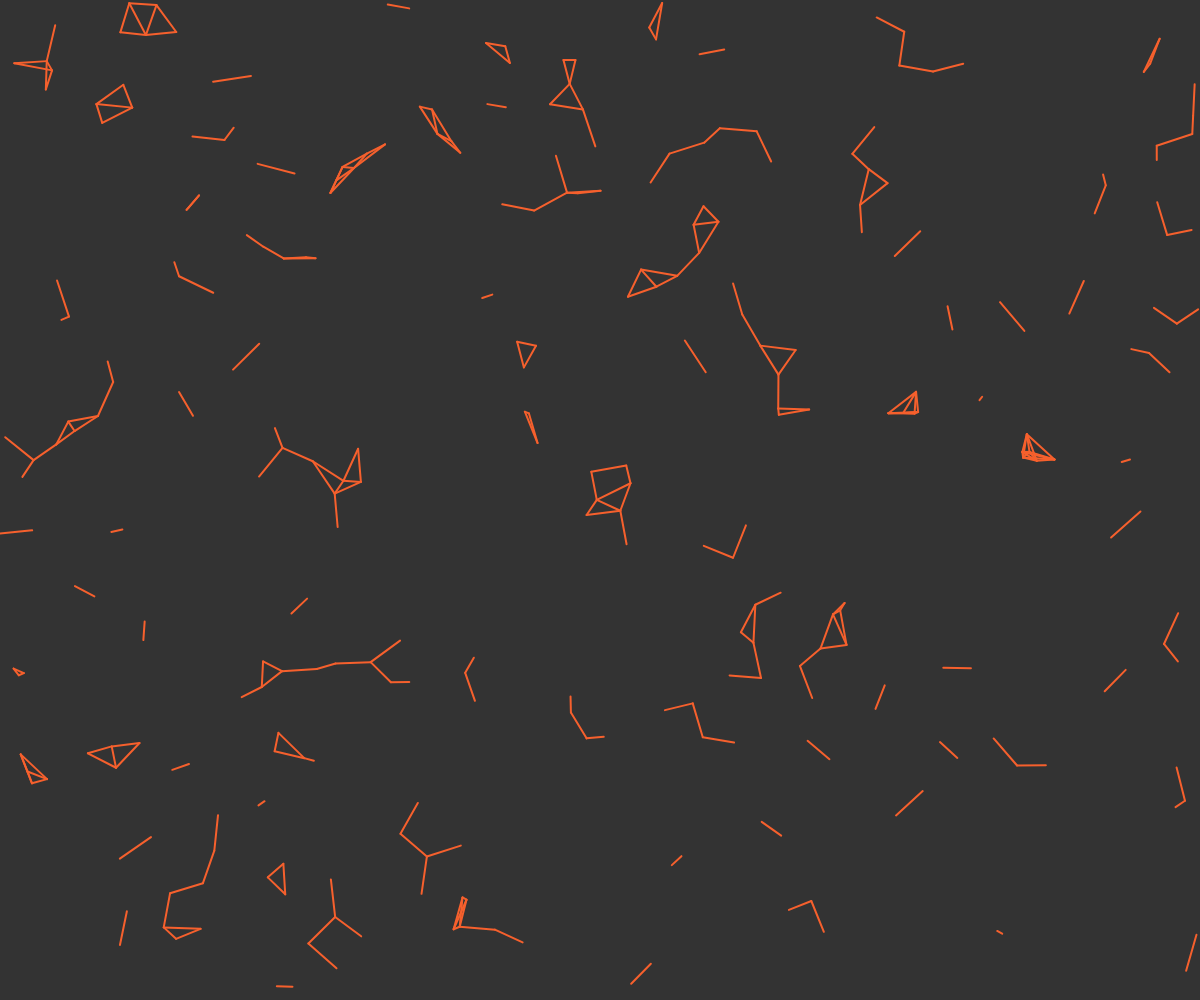
Frame 1 (no input)
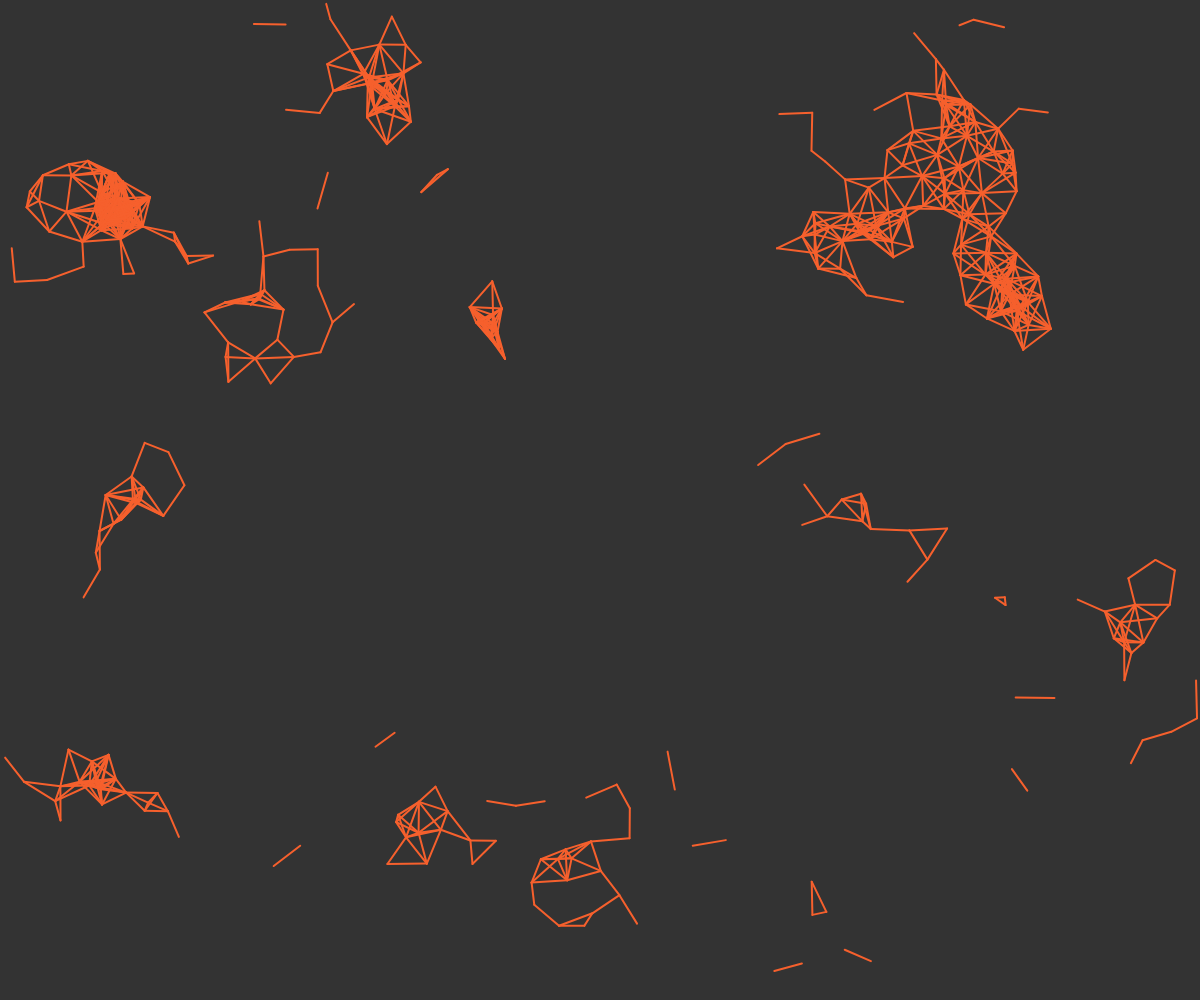
Frame 60 (no input)
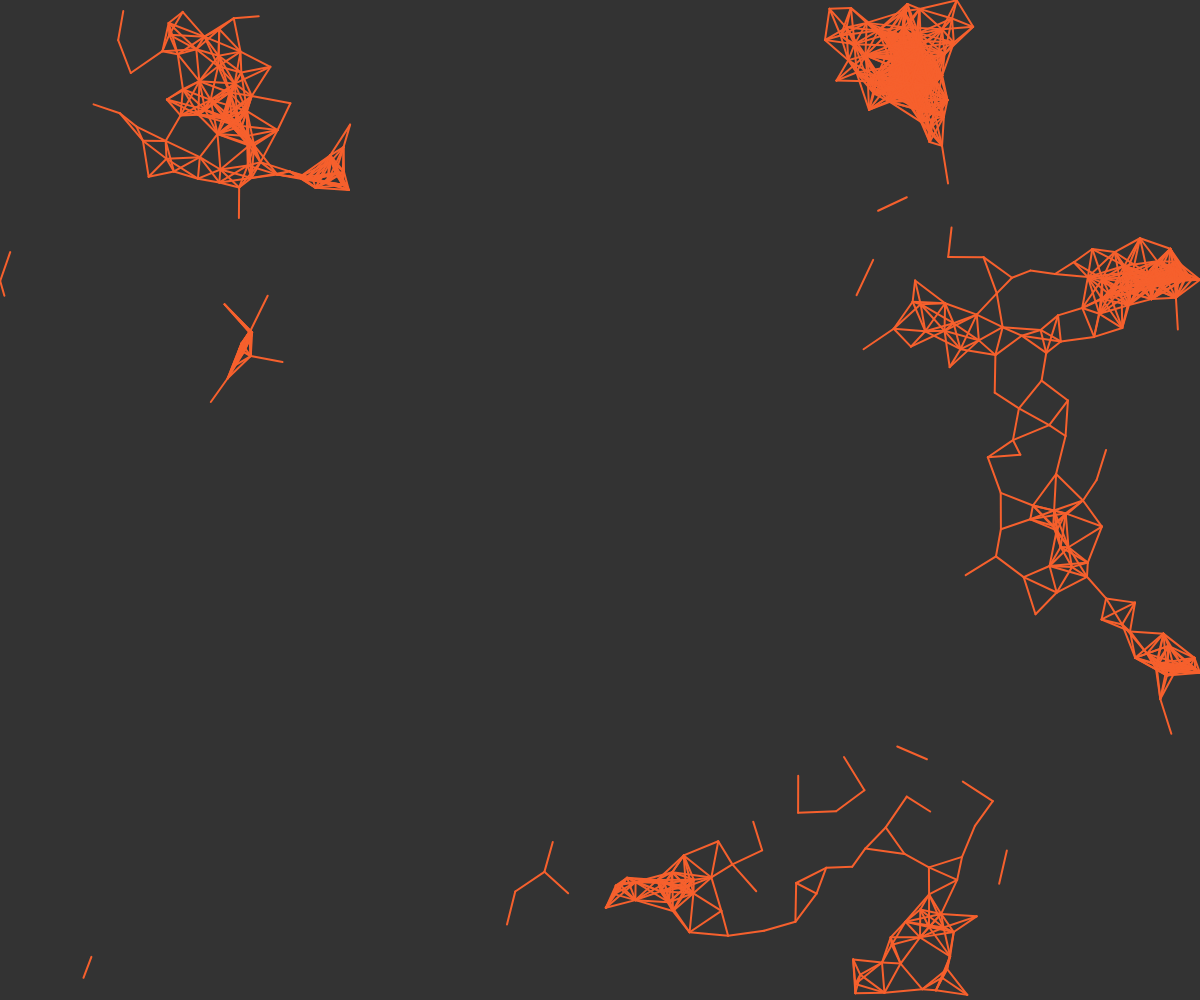
Frame 120 (the mouse pressed at the canvas centre since frame 60)

The p5.js sketch that drew these frames (run headless with seeded random() and noise() and a simulated clock; from frame 60 on, the mouse is pressed at the canvas centre):

// p5.js sketch
// ── sketch.js
let flock = [];
let perceptionRadius;



function setup() {
    createCanvas(windowWidth, windowHeight);
    pixelDensity(1);
    perceptionRadius = width/10;
    for (let i = 0; i < 400; i++) {
        flock.push(new Boid());
    }
    noFill();
    strokeWeight(2);
    stroke('#f6602d'); 
}

function draw() {
    background(51);
    for (let boid of flock) {
        boid.flock(flock);
        boid.update();
        boid.edges();
        // boid.show();
    }

    for(let i = 0; i < flock.length; i++){
      for(let j = i+1; j < flock.length; j++){
        if(p5.Vector.dist(flock[i].position, flock[j].position) <= perceptionRadius*0.33){
          line(flock[i].position.x,flock[i].position.y, flock[j].position.x,flock[j].position.y);
        }
      }
    }
}

class Boid {
    constructor() {
        this.position = createVector(random(width), random(height));
        this.velocity = p5.Vector.random2D();
        this.velocity.setMag(random(2, 4));
        this.acceleration = createVector();
        this.maxForce = 0.2;
        this.maxSpeed = 4;
    }

    edges() {
        if (this.position.x > width) {
            this.position.x = 0;
        } else if (this.position.x < 0) {
            this.position.x = width;
        }

        if (this.position.y > height) {
            this.position.y = 0;
        } else if (this.position.y < 0) {
            this.position.y = height;
        }
    }

    align(boids) {
        let steering = createVector();
        let total = 0;
        for (let other of boids) {
            let d = dist(this.position.x, this.position.y, other.position.x, other.position.y);
            if (other != this && d < perceptionRadius) {
                steering.add(other.velocity);
                total++;
            }
        }
        if (total > 0) {
            steering.div(total);
            steering.setMag(this.maxSpeed);
            steering.sub(this.velocity);
            steering.limit(this.maxForce);
        }
        return steering;
    }

    separation(boids) {
        let steering = createVector();
        let total = 0;
        for (let other of boids) {
            let d = dist(this.position.x, this.position.y, other.position.x, other.position.y);
            if (other != this && d < perceptionRadius) {
                let diff = p5.Vector.sub(this.position, other.position);
                diff.div(d * d);
                steering.add(diff);
                total++;
            }
        }
        if (total > 0) {
            steering.div(total);
            steering.setMag(this.maxSpeed);
            steering.sub(this.velocity);
            steering.limit(this.maxForce);
        }
        return steering;
    }

    cohesion(boids) {
        let steering = createVector();
        let total = 0;
        for (let other of boids) {
            let d = dist(this.position.x, this.position.y, other.position.x, other.position.y);
            if (other != this && d < perceptionRadius) {
                steering.add(other.position);
                total++;
            }
        }
        if (total > 0) {
            steering.div(total);
            steering.sub(this.position);
            steering.setMag(this.maxSpeed);
            steering.sub(this.velocity);
            steering.limit(this.maxForce);
        }
        return steering;
    }

    flock(boids) {
        let alignment = this.align(boids);
        let cohesion = this.cohesion(boids);
        let separation = this.separation(boids);

        alignment.mult(1.25);
        cohesion.mult(1.3);
        separation.mult(1.0);

        this.acceleration.add(alignment);
        this.acceleration.add(cohesion);
        this.acceleration.add(separation);
    }

    update() {
        this.position.add(this.velocity);
        this.velocity.add(this.acceleration);
        this.velocity.limit(this.maxSpeed);
        this.acceleration.mult(0);
    }

    show() {
        strokeWeight(8);
        stroke(255);
        point(this.position.x, this.position.y);
    }
}
